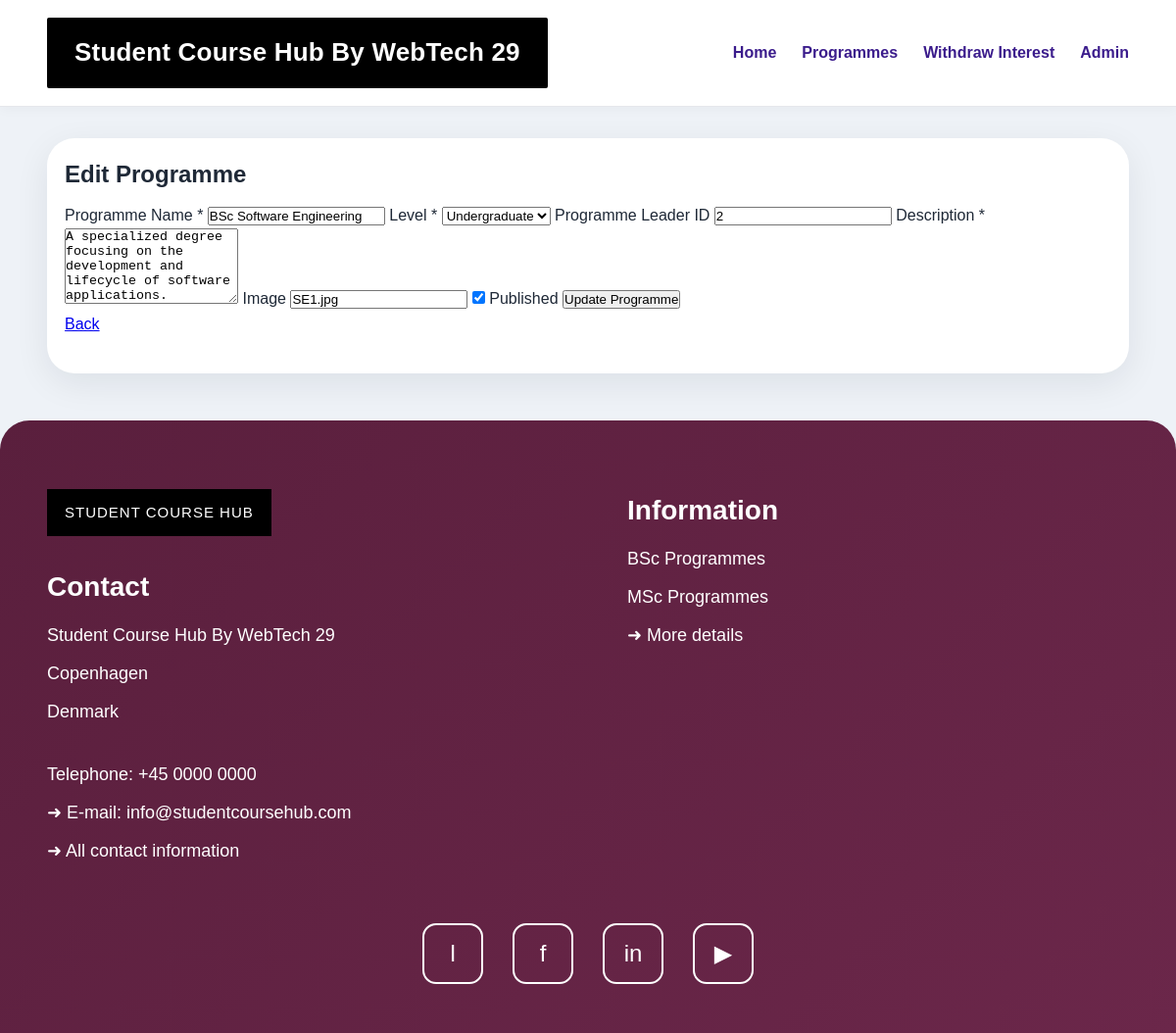
Page /index.php?action=admin_programme_edit&id=2 (signed in) on the committed database.
### tables this page shows
CREATE TABLE `programmes` (
  `ProgrammeID` int(11) NOT NULL,
  `ProgrammeName` text NOT NULL,
  `LevelID` int(11) DEFAULT NULL,
  `ProgrammeLeaderID` int(11) DEFAULT NULL,
  `Description` text DEFAULT NULL,
  `Image` text DEFAULT NULL,
  `IsPublished` tinyint(1) NOT NULL DEFAULT 1
);

### app/controllers/AdminProgrammeController.php (called while the page is built, shortened)
<?php
require_once __DIR__ . '/../models/Programme.php';
class AdminProgrammeController
{
    private Programme $programmeModel;
    public function __construct(PDO $pdo)
    {
        $this->programmeModel = new Programme($pdo);
    }
    public function edit(): void
    {
        $id = isset($_GET['id']) ? (int) $_GET['id'] : 0;
        $programme = $this->programmeModel->getByIdAdmin($id);
        require __DIR__ . '/../views/admin/programmes/edit.php';
    }
}

### app/models/programme.php (called while the page is built, shortened)
<?php
class Programme
{
    private PDO $pdo;
    public function __construct(PDO $pdo)
    {
        $this->pdo = $pdo;
    }
    public function getByIdAdmin(int $id): array|false
    {
        $sql = "SELECT
                    p.ProgrammeID,
                    p.ProgrammeName,
                    p.Description,
                    p.Image,
                    p.IsPublished,
                    p.LevelID,
                    p.ProgrammeLeaderID,
                    l.LevelName
                FROM programmes p
                LEFT JOIN levels l ON p.LevelID = l.LevelID
                WHERE p.ProgrammeID = :id
                LIMIT 1";
        $stmt = $this->pdo->prepare($sql);
        $stmt->execute([':id' => $id]);
        return $stmt->fetch(PDO::FETCH_ASSOC);
    }
}

### app/views/admin/programmes/edit.php (the view, shortened to what this page needs)
<?php require __DIR__ . '/../../layouts/header.php'; ?>
<h2>Edit Programme</h2>
<form method="POST" action="index.php?action=admin_programme_update">
    <label for="programme_name">Programme Name *</label>
    <input type="text" id="programme_name" name="programme_name" value="<?= htmlspecialchars($programme['ProgrammeName']) ?>" required>
    <label for="level_id">Level *</label>
    <select id="level_id" name="level_id" required>
        <option value="1" <?= $programme['LevelID'] == 1 ? 'selected' : '' ?>>Undergraduate</option>
    </select>
    <label for="programme_leader_id">Programme Leader ID</label>
    <input type="number" id="programme_leader_id" name="programme_leader_id" value="<?= htmlspecialchars($programme['ProgrammeLeaderID'] ?? '') ?>">
    <label for="description">Description *</label>
    <textarea id="description" name="description" rows="5" required><?= htmlspecialchars($programme['Description']) ?></textarea>
    <label for="image">Image</label>
    <input type="text" id="image" name="image" value="<?= htmlspecialchars($programme['Image'] ?? '') ?>">
    <label>
        <input type="checkbox" name="is_published" <?= !empty($programme['IsPublished']) ? 'checked' : '' ?>>
        Published
    </label>
    <button type="submit">Update Programme</button>
</form>
<p><a href="index.php?action=admin_programmes">Back</a></p>
<?php require __DIR__ . '/../../layouts/footer.php'; ?>

### public/css/style.css (style rules this page uses)
* { box-sizing: border-box; margin: 0; padding: 0; }
body { font-family: Arial, sans-serif; background: #eef2f7; color: #1f2937; line-height: 1.6; }
main h1, main h2, main h3 { margin-bottom: 10px; }
main p { margin-bottom: 20px; }

### rows in the picture
programmes: programme_name "BSc Software Engineering", level_id "Undergraduate", programme_leader_id "2", description "A specialized degree focusing on the development and lifecycle of software applications.", image "SE1.jpg", IsPublished "☑"
